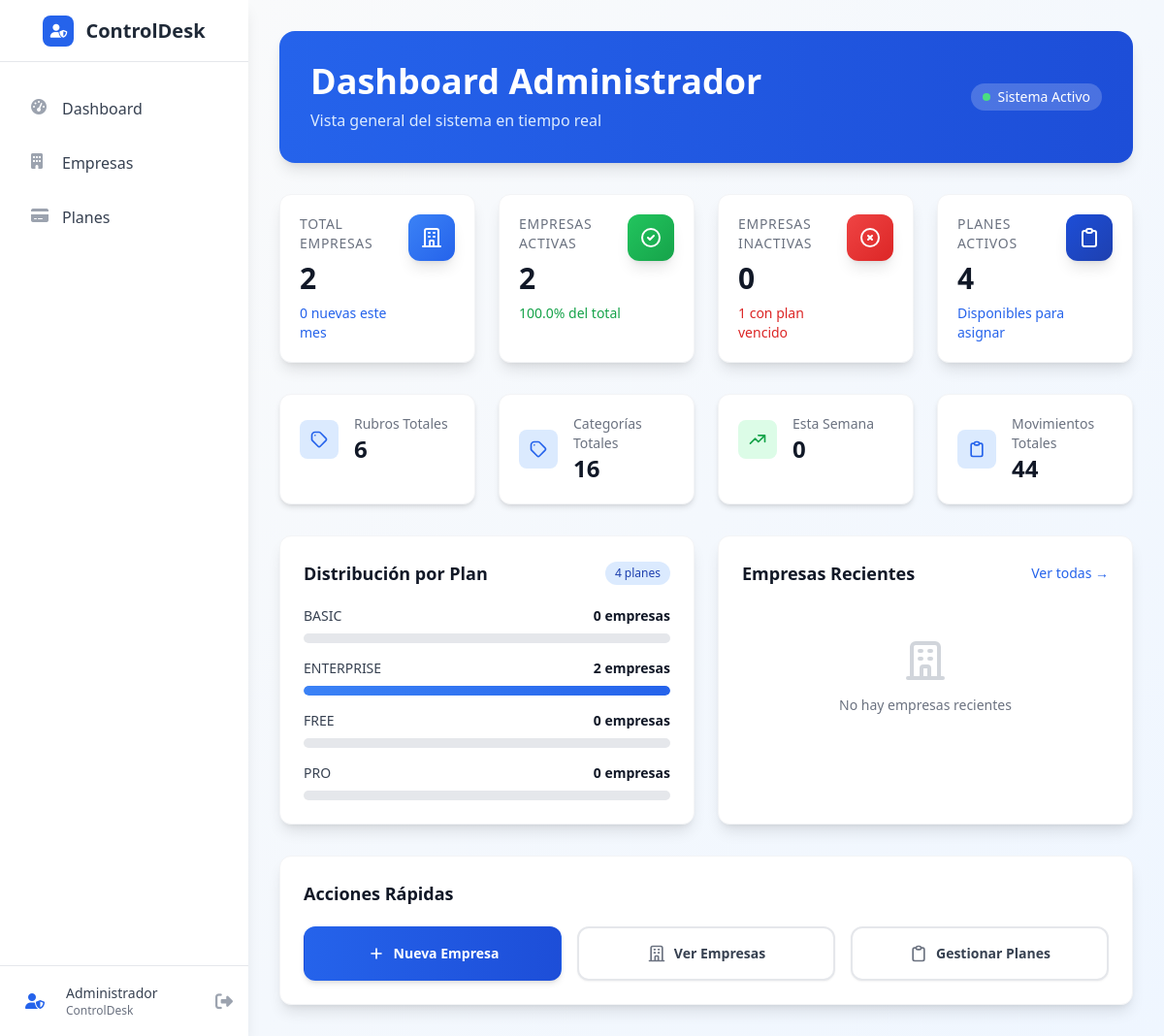
The page /admin/dashboard (signed in) on the database its author committed.
### app/models/plan.py (models this page shows, shortened)
class Plan(db.Model):
    __tablename__ = 'planes'
    id = db.Column(db.Integer, primary_key=True)
    nombre = db.Column(db.String(50), unique=True, nullable=False)  # FREE, BASIC, PRO, ENTERPRISE
    descripcion = db.Column(db.String(200), nullable=True)
    precio_mensual = db.Column(db.Float, default=0.0)
    activo = db.Column(db.Boolean, default=True)
    max_rubros = db.Column(db.Integer, default=3)  # Límite de rubros
    max_categorias = db.Column(db.Integer, default=10)  # Límite de categorías
    max_usuarios = db.Column(db.Integer, default=1)  # Límite de usuarios
    max_movimientos_mensuales = db.Column(db.Integer, default=100)  # Límite de movimientos mensuales
    acceso_reportes_avanzados = db.Column(db.Boolean, default=False)  # Acceso a reportes avanzados
    acceso_export_pdf = db.Column(db.Boolean, default=False)  # Acceso a exportar PDF
    fecha_creacion = db.Column(db.DateTime, nullable=False, default=datetime.utcnow)
    empresas = db.relationship('Empresa', backref='plan', lazy=True)

### app/routes/admin.py (the view)
@admin_bp.route('/dashboard')
@admin_required
def dashboard():
    metrics = AdminService.get_dashboard_metrics()
    return render_template('admin/dashboard.html', metrics=metrics)

### app/models/empresa.py (called while the page is built)
    def is_plan_expired(self):
        if not self.fecha_expiracion_plan:
            return False
        return datetime.utcnow() > self.fecha_expiracion_plan

### app/models/user.py (called while the page is built)
    def is_admin(self):
        return self.role == 'ADMIN'

### app/templates/admin/dashboard.html (shortened to what this page needs)
{% extends "base_admin.html" %}
{% block content %}
<div class="min-h-screen bg-gradient-to-br from-gray-50 to-blue-50 p-4 sm:p-6 lg:p-8">
    <div class="mb-6 sm:mb-8">
        <div class="bg-gradient-to-r from-blue-600 to-blue-700 rounded-2xl p-6 sm:p-8 shadow-lg">
            <div class="flex flex-col sm:flex-row sm:items-center sm:justify-between">
                <div>
                    <h1 class="text-2xl sm:text-3xl lg:text-4xl font-bold text-white">Dashboard Administrador</h1>
                    <p class="mt-2 text-sm sm:text-base text-blue-100">Vista general del sistema en tiempo real</p>
                </div>
                <div class="mt-4 sm:mt-0 flex items-center space-x-2 sm:space-x-3">
                    <span class="inline-flex items-center px-3 py-1 bg-white/20 rounded-full text-white text-xs sm:text-sm">
                        <span class="w-2 h-2 bg-green-400 rounded-full mr-2 animate-pulse"></span>
                        Sistema Activo
                    </span>
                </div>
            </div>
        </div>
    </div>
    <div class="grid grid-cols-1 sm:grid-cols-2 lg:grid-cols-4 gap-4 sm:gap-6 mb-6 sm:mb-8">
        <div class="bg-white rounded-xl shadow-lg hover:shadow-xl transition-all duration-300 transform hover:-translate-y-1 p-5 border border-gray-100">
            <div class="flex items-start justify-between">
                <div>
                    <p class="text-xs sm:text-sm font-medium text-gray-500 uppercase tracking-wider">Total Empresas</p>
                    <p class="text-2xl sm:text-3xl font-bold text-gray-900 mt-2">{{ metrics.total_empresas }}</p>
                    <div class="flex items-center mt-2 text-xs sm:text-sm">
                        <span class="text-blue-600 font-medium">{{ metrics.empresas_este_mes }} nuevas este mes</span>
                    </div>
                </div>
                <div class="flex-shrink-0 bg-gradient-to-br from-blue-500 to-blue-600 rounded-xl p-3 shadow-lg">
                </div>
            </div>
        </div>
        <div class="bg-white rounded-xl shadow-lg hover:shadow-xl transition-all duration-300 transform hover:-translate-y-1 p-5 border border-gray-100">
            <div class="flex items-start justify-between">
                <div>
                    <p class="text-xs sm:text-sm font-medium text-gray-500 uppercase tracking-wider">Empresas Activas</p>
                    <p class="text-2xl sm:text-3xl font-bold text-gray-900 mt-2">{{ metrics.empresas_activas }}</p>
                    <div class="flex items-center mt-2 text-xs sm:text-sm">
                        <span class="text-green-600 font-medium">{{ ((metrics.empresas_activas / metrics.total_empresas * 100) if metrics.total_empresas > 0 else 0)|round(1) }}% del total</span>
                    </div>
                </div>
                <div class="flex-shrink-0 bg-gradient-to-br from-green-500 to-green-600 rounded-xl p-3 shadow-lg">
                    <svg class="h-5 w-5 sm:h-6 sm:w-6 text-white" fill="none" stroke="currentColor" viewBox="0 0 24 24">
                        <path stroke-linecap="round" stroke-linejoin="round" stroke-width="2" d="M9 12l2 2 4-4m6 2a9 9 0 11-18 0 9 9 0 0118 0z"></path>
                    </svg>
                </div>
            </div>
        </div>
        <div class="bg-white rounded-xl shadow-lg hover:shadow-xl transition-all duration-300 transform hover:-translate-y-1 p-5 border border-gray-100">
            <div class="flex items-start justify-between">
                <div>
                    <p class="text-xs sm:text-sm font-medium text-gray-500 uppercase tracking-wider">Empresas Inactivas</p>
                    <p class="text-2xl sm:text-3xl font-bold text-gray-900 mt-2">{{ metrics.empresas_inactivas }}</p>
                    <div class="flex items-center mt-2 text-xs sm:text-sm">
                        <span class="text-red-600 font-medium">{{ metrics.empresas_expiradas }} con plan vencido</span>
                    </div>
                </div>
                <div class="flex-shrink-0 bg-gradient-to-br from-red-500 to-red-600 rounded-xl p-3 shadow-lg">
                    <svg class="h-5 w-5 sm:h-6 sm:w-6 text-white" fill="none" stroke="currentColor" viewBox="0 0 24 24">
                        <path stroke-linecap="round" stroke-linejoin="round" stroke-width="2" d="M10 14l2-2m0 0l2-2m-2 2l-2-2m2 2l2 2m7-2a9 9 0 11-18 0 9 9 0 0118 0z"></path>
                    </svg>
                </div>
            </div>
        </div>
        <div class="bg-white rounded-xl shadow-lg hover:shadow-xl transition-all duration-300 transform hover:-translate-y-1 p-5 border border-gray-100">
            <div class="flex items-start justify-between">
                <div>
                    <p class="text-xs sm:text-sm font-medium text-gray-500 uppercase tracking-wider">Planes Activos</p>
                    <p class="text-2xl sm:text-3xl font-bold text-gray-900 mt-2">{{ metrics.planes_activos }}</p>
                    <div class="flex items-center mt-2 text-xs sm:text-sm">
                        <span class="text-blue-600 font-medium">Disponibles para asignar</span>
                    </div>
                </div>
                <div class="flex-shrink-0 bg-gradient-to-br from-blue-700 to-blue-800 rounded-xl p-3 shadow-lg">
                    <svg class="h-5 w-5 sm:h-6 sm:w-6 text-white" fill="none" stroke="currentColor" viewBox="0 0 24 24">
                        <path stroke-linecap="round" stroke-linejoin="round" stroke-width="2" d="M9 5H7a2 2 0 00-2 2v12a2 2 0 002 2h10a2 2 0 002-2V7a2 2 0 00-2-2h-2M9 5a2 2 0 002 2h2a2 2 0 002-2M9 5a2 2 0 012-2h2a2 2 0 012 2"></path>
                    </svg>
                </div>
            </div>
        </div>
    </div>
    <div class="grid grid-cols-1 sm:grid-cols-2 lg:grid-cols-4 gap-4 sm:gap-6 mb-6 sm:mb-8">
        <div class="bg-white rounded-xl shadow-md hover:shadow-lg transition-all duration-300 p-4 sm:p-5 border border-gray-100">
            <div class="flex items-center">
                <div class="flex-shrink-0 bg-blue-100 rounded-lg p-2.5">
                    <svg class="h-4 w-4 sm:h-5 sm:w-5 text-blue-600" fill="none" stroke="currentColor" viewBox="0 0 24 24">
                        <path stroke-linecap="round" stroke-linejoin="round" stroke-width="2" d="M7 7h.01M7 3h5c.512 0 1.024.195 1.414.586l7 7a2 2 0 010 2.828l-7 7a2 2 0 01-2.828 0l-7-7A1.994 1.994 0 013 12V7a4 4 0 014-4z"></path>
                    </svg>
                </div>
                <div class="ml-3 sm:ml-4">
                    <p class="text-xs sm:text-sm font-medium text-gray-500">Rubros Totales</p>
                    <p class="text-xl sm:text-2xl font-bold text-gray-900">{{ metrics.total_rubros }}</p>
                </div>
            </div>
        </div>
        <div class="bg-white rounded-xl shadow-md hover:shadow-lg transition-all duration-300 p-4 sm:p-5 border border-gray-100">
            <div class="flex items-center">
                <div class="flex-shrink-0 bg-blue-100 rounded-lg p-2.5">
                    <svg class="h-4 w-4 sm:h-5 sm:w-5 text-blue-600" fill="none" stroke="currentColor" viewBox="0 0 24 24">
                        <path stroke-linecap="round" stroke-linejoin="round" stroke-width="2" d="M7 7h.01M7 3h5c.512 0 1.024.195 1.414.586l7 7a2 2 0 010 2.828l-7 7a2 2 0 01-2.828 0l-7-7A1.994 1.994 0 013 12V7a4 4 0 014-4z"></path>
                    </svg>
                </div>
                <div class="ml-3 sm:ml-4">
                    <p class="text-xs sm:text-sm font-medium text-gray-500">Categorías Totales</p>
                    <p class="text-xl sm:text-2xl font-bold text-gray-900">{{ metrics.total_categorias }}</p>
                </div>
            </div>
        </div>
        <div class="bg-white rounded-xl shadow-md hover:shadow-lg transition-all duration-300 p-4 sm:p-5 border border-gray-100">
            <div class="flex items-center">
                <div class="flex-shrink-0 bg-green-100 rounded-lg p-2.5">
                    <svg class="h-4 w-4 sm:h-5 sm:w-5 text-green-600" fill="none" stroke="currentColor" viewBox="0 0 24 24">
                        <path stroke-linecap="round" stroke-linejoin="round" stroke-width="2" d="M13 7h8m0 0v8m0-8l-8 8-4-4-6 6"></path>
                    </svg>
                </div>
                <div class="ml-3 sm:ml-4">
                    <p class="text-xs sm:text-sm font-medium text-gray-500">Esta Semana</p>
                    <p class="text-xl sm:text-2xl font-bold text-gray-900">{{ metrics.empresas_esta_semana }}</p>
                </div>
            </div>
        </div>
        <div class="bg-white rounded-xl shadow-md hover:shadow-lg transition-all duration-300 p-4 sm:p-5 border border-gray-100">
            <div class="flex items-center">
                <div class="flex-shrink-0 bg-blue-100 rounded-lg p-2.5">
                    <svg class="h-4 w-4 sm:h-5 sm:w-5 text-blue-600" fill="none" stroke="currentColor" viewBox="0 0 24 24">
                        <path stroke-linecap="round" stroke-linejoin="round" stroke-width="2" d="M9 5H7a2 2 0 00-2 2v12a2 2 0 002 2h10a2 2 0 002-2V7a2 2 0 00-2-2h-2M9 5a2 2 0 002 2h2a2 2 0 002-2M9 5a2 2 0 012-2h2a2 2 0 012 2"></path>
                    </svg>
                </div>
                <div class="ml-3 sm:ml-4">
                    <p class="text-xs sm:text-sm font-medium text-gray-500">Movimientos Totales</p>
                    <p class="text-xl sm:text-2xl font-bold text-gray-900">{{ metrics.total_movimientos }}</p>
                </div>
            </div>
        </div>
    </div>
    <div class="grid grid-cols-1 lg:grid-cols-2 gap-4 sm:gap-6 mb-6 sm:mb-8">
        <div class="bg-white rounded-xl shadow-lg hover:shadow-xl transition-all duration-300 p-5 sm:p-6 border border-gray-100">
            <div class="flex items-center justify-between mb-4 sm:mb-5">
                <h3 class="text-base sm:text-lg font-bold text-gray-900">Distribución por Plan</h3>
                <span class="inline-flex items-center px-2.5 py-1 rounded-full text-xs font-medium bg-blue-100 text-blue-800">
                    {{ metrics.distribucion_planes|length }} planes
                </span>
            </div>
            <div class="space-y-3 sm:space-y-4">
                {% for plan_dist in metrics.distribucion_planes %}
                <div class="group">
                    <div class="flex justify-between text-xs sm:text-sm mb-2">
                        <span class="text-gray-700 font-medium group-hover:text-blue-600 transition-colors">{{ plan_dist.plan_nombre }}</span>
                        <span class="font-bold text-gray-900">{{ plan_dist.cantidad }} empresas</span>
                    </div>
                    <div class="w-full bg-gray-200 rounded-full h-2.5 overflow-hidden">
                        <div class="bg-gradient-to-r from-blue-500 to-blue-600 h-2.5 rounded-full transition-all duration-500 group-hover:from-blue-600 group-hover:to-blue-700" style="width: {{ (plan_dist.cantidad / metrics.total_empresas * 100) if metrics.total_empresas > 0 else 0 }}%"></div>
                    </div>
                </div>
                {% endfor %}
            </div>
        </div>
        <div class="bg-white rounded-xl shadow-lg hover:shadow-xl transition-all duration-300 p-5 sm:p-6 border border-gray-100">
            <div class="flex items-center justify-between mb-4 sm:mb-5">
                <h3 class="text-base sm:text-lg font-bold text-gray-900">Empresas Recientes</h3>
                <a href="{{ url_for('admin.empresas_list') }}" class="text-xs sm:text-sm text-blue-600 hover:text-blue-700 font-medium">Ver todas →</a>
            </div>
            <div class="space-y-3 sm:space-y-4">
                {% if not metrics.empresas_recientes %}
                <div class="text-center py-8">
                    <p class="text-sm text-gray-500">No hay empresas recientes</p>
                </div>
                {% endif %}
            </div>
        </div>
    </div>
    <div class="bg-white rounded-xl shadow-lg hover:shadow-xl transition-all duration-300 p-5 sm:p-6 border border-gray-100">
        <h3 class="text-base sm:text-lg font-bold text-gray-900 mb-4 sm:mb-5">Acciones Rápidas</h3>
        <div class="grid grid-cols-1 sm:grid-cols-3 gap-3 sm:gap-4">
            <a href="{{ url_for('admin.empresas_create') }}" class="group inline-flex items-center justify-center px-4 sm:px-6 py-3 sm:py-4 border border-transparent rounded-xl shadow-md text-sm font-semibold text-white bg-gradient-to-r from-blue-600 to-blue-700 hover:from-blue-700 hover:to-blue-800 transition-all duration-300 transform hover:-translate-y-0.5">
                <svg class="h-5 w-5 mr-2" fill="none" stroke="currentColor" viewBox="0 0 24 24">
                    <path stroke-linecap="round" stroke-linejoin="round" stroke-width="2" d="M12 6v6m0 0v6m0-6h6m-6 0H6"></path>
                </svg>
                Nueva Empresa
            </a>
            <a href="{{ url_for('admin.empresas_list') }}" class="group inline-flex items-center justify-center px-4 sm:px-6 py-3 sm:py-4 border-2 border-gray-200 rounded-xl shadow-sm text-sm font-semibold text-gray-700 bg-white hover:border-blue-300 hover:bg-blue-50 transition-all duration-300 transform hover:-translate-y-0.5">
                Ver Empresas
            </a>
            <a href="{{ url_for('admin.planes_list') }}" class="group inline-flex items-center justify-center px-4 sm:px-6 py-3 sm:py-4 border-2 border-gray-200 rounded-xl shadow-sm text-sm font-semibold text-gray-700 bg-white hover:border-blue-300 hover:bg-blue-50 transition-all duration-300 transform hover:-translate-y-0.5">
                Gestionar Planes
            </a>
        </div>
    </div>
</div>
{% endblock %}

### rows shown on the page
Plan: plan_nombre "BASIC", cantidad "0"
Plan: plan_nombre "ENTERPRISE", cantidad "2"
Plan: plan_nombre "FREE", cantidad "0"
Plan: plan_nombre "PRO", cantidad "0"

### other values the page prints
{{ metrics.total_empresas }} "2"
{{ metrics.empresas_este_mes }} "0"
{{ metrics.empresas_activas }} "2"
{{ metrics.empresas_inactivas }} "0"
{{ metrics.empresas_expiradas }} "1"
{{ metrics.planes_activos }} "4"
{{ metrics.total_rubros }} "6"
{{ metrics.total_categorias }} "16"
{{ metrics.empresas_esta_semana }} "0"
{{ metrics.total_movimientos }} "44"
{{ metrics.distribucion_planes|length }} "4"
